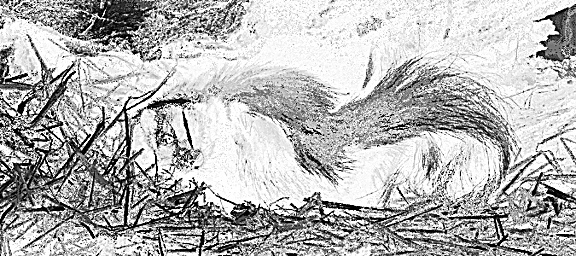
#> input picture lab_2/croped_image.jpg, 576 x 256 px, given in place of image.jpg, which was not available
$ jupyter execute --allow-errors lab_4.ipynb
#> lines starting #> are read from the running program, lines starting #| are printed output that depends on the picture; after the words box and inside, x2 and y2 are one past the last pixel; in counts of white or black regions, pixels touching at a corner belong together; pictures that were not available may be replaced by others from this repository, and a replacement may not be noted
[cell 1]
import numpy as np
import cv2
import matplotlib.pyplot as plt

[cell 2]
import cv2
import numpy as np
import matplotlib.pyplot as plt

def restore_image(image_path):
    # Загрузка изображения
#> called with image_path = 'path/to/your/image.jpg'
    image = cv2.imread(image_path)
#> image is the input picture: shape (256, 576, 3); min 0, max 255, mean 180.4

    # Преобразование изображения в оттенки серого
    gray_image = cv2.cvtColor(image, cv2.COLOR_BGR2GRAY)

    # Применение гауссового размытия для сглаживания полос
    blurred_image = cv2.GaussianBlur(gray_image, (5, 5), 0)
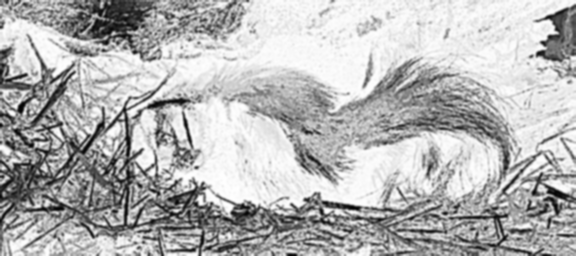
#> blurred_image: shape (256, 576); min 2, max 255, mean 180.5

    # Применение адаптивной пороговой обработки для получения бинарного изображения
    _, binary_image = cv2.threshold(blurred_image, 0, 255, cv2.THRESH_BINARY_INV + cv2.THRESH_OTSU)
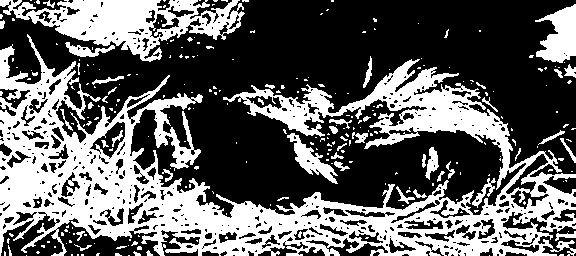
#> binary_image: shape (256, 576); 38.5% white; 271 white regions (223 under 20 px)

    # Нахождение и заполнение контуров для удаления полос
    contours, _ = cv2.findContours(binary_image, cv2.RETR_EXTERNAL, cv2.CHAIN_APPROX_SIMPLE)
#> contours = 254 contours, 224 with area under 20; largest, box (x1, y1, x2, y2) and area: (0, 34, 576, 256) 50078, (0, 0, 245, 62) 7264, (535, 4, 576, 63) 1405, (287, 133, 338, 184) 734, (65, 42, 115, 57) 266
    for contour in contours:
        x, y, w, h = cv2.boundingRect(contour)
        cv2.rectangle(image, (x, y), (x+w, y+h), (255, 255, 255), -1)
#> this loop made 254 passes
#> (x, y, w, h) on passes 1, 3, 8: (489, 255, 1, 1), (26, 255, 1, 1), (115, 253, 7, 3)
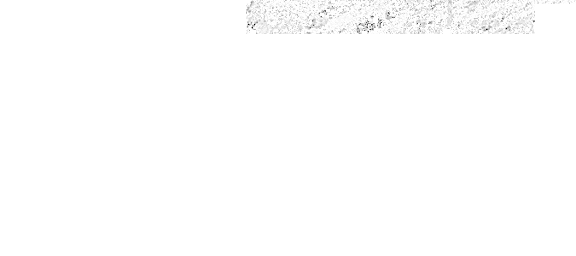
#> image: shape (256, 576, 3); min 0, max 255, mean 253.8

    # Вывод восстановленного изображения
    plt.imshow(cv2.cvtColor(image, cv2.COLOR_BGR2RGB))
    plt.axis('off')
    plt.show()

# Пример использования
image_path = 'path/to/your/image.jpg'
restore_image(image_path)
